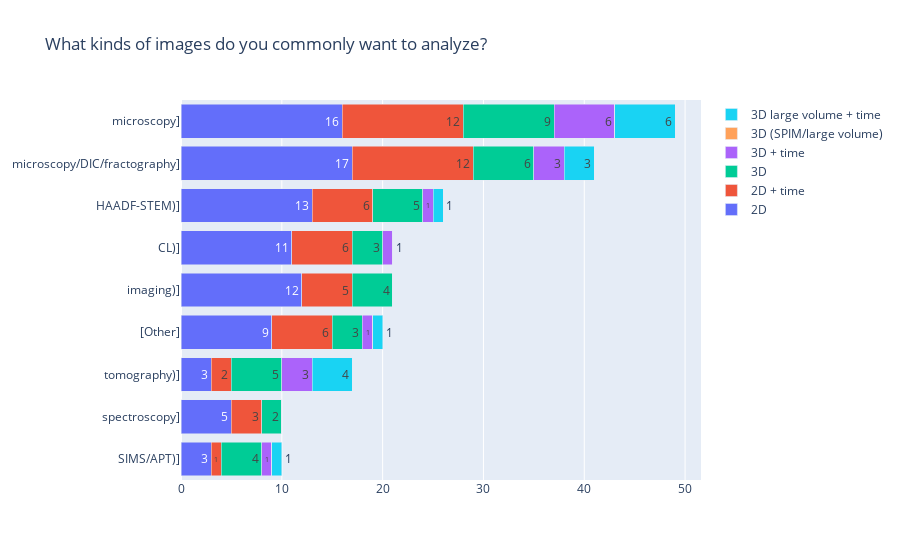

Source (notebook cell):
### Code cell
phy_sci_bar = go.Figure()

phy_sci_bar.add_trace(go.Bar(name='2D',y=combined_df['index'], x=combined_df['2D'],text =combined_df['2D'], orientation='h'))
phy_sci_bar.add_trace(go.Bar(name='2D + time',y=combined_df['index'], x=combined_df['2D + time'],text =combined_df['2D + time'], orientation='h'))
phy_sci_bar.add_trace(go.Bar(name='3D',y=combined_df['index'], x=combined_df['3D'],text=combined_df['3D'], orientation='h'))
phy_sci_bar.add_trace(go.Bar(name='3D + time',y=combined_df['index'], x=combined_df['3D + time'],text =combined_df['3D + time'], orientation='h'))
phy_sci_bar.add_trace(go.Bar(name='3D (SPIM/large volume)',y=combined_df['index'],text =combined_df['index'], x=combined_df['3D (SPIM/large volume)'],orientation='h'))
phy_sci_bar.add_trace(go.Bar(name='3D large volume + time',y=combined_df['index'], x=combined_df['3D large volume + time'],text =combined_df['3D large volume + time'], orientation='h'))

phy_sci_bar.update_layout(barmode='stack', title ='What kinds of images do you commonly want to analyze?')
phy_sci_bar.update_yaxes(categoryorder='total ascending')

### Figure 1 — Plotly figure (JSON) as saved in the notebook; plotly's stock layout.template omitted (floating-point values rounded to 4 significant figures)
{"data": [{"name": "2D", "orientation": "h", "text": [17, 12, 13, 11, 3, 3, 5, 16, 9], "type": "bar", "x": [17, 12, 13, 11, 3, 3, 5, 16, 9], "y": ["microscopy/DIC/fractography]", "imaging)]", "HAADF-STEM)]", "CL)]", "SIMS/APT)]", "tomography)]", "spectroscopy]", "microscopy]", "[Other]"]}, {"name": "2D + time", "orientation": "h", "text": [12, 5, 6, 6, 1, 2, 3, 12, 6], "type": "bar", "x": [12, 5, 6, 6, 1, 2, 3, 12, 6], "y": ["microscopy/DIC/fractography]", "imaging)]", "HAADF-STEM)]", "CL)]", "SIMS/APT)]", "tomography)]", "spectroscopy]", "microscopy]", "[Other]"]}, {"name": "3D", "orientation": "h", "text": [6, 4, 5, 3, 4, 5, 2, 9, 3], "type": "bar", "x": [6, 4, 5, 3, 4, 5, 2, 9, 3], "y": ["microscopy/DIC/fractography]", "imaging)]", "HAADF-STEM)]", "CL)]", "SIMS/APT)]", "tomography)]", "spectroscopy]", "microscopy]", "[Other]"]}, {"name": "3D + time", "orientation": "h", "text": [3, 0, 1, 1, 1, 3, 0, 6, 1], "type": "bar", "x": [3, 0, 1, 1, 1, 3, 0, 6, 1], "y": ["microscopy/DIC/fractography]", "imaging)]", "HAADF-STEM)]", "CL)]", "SIMS/APT)]", "tomography)]", "spectroscopy]", "microscopy]", "[Other]"]}, {"name": "3D (SPIM/large volume)", "orientation": "h", "text": ["microscopy/DIC/fractography]", "imaging)]", "HAADF-STEM)]", "CL)]", "SIMS/APT)]", "tomography)]", "spectroscopy]", "microscopy]", "[Other]"], "type": "bar", "x": [0, 0, 0, 0, 0, 0, 0, 0, 0], "y": ["microscopy/DIC/fractography]", "imaging)]", "HAADF-STEM)]", "CL)]", "SIMS/APT)]", "tomography)]", "spectroscopy]", "microscopy]", "[Other]"]}, {"name": "3D large volume + time", "orientation": "h", "text": [3, 0, 1, 0, 1, 4, 0, 6, 1], "type": "bar", "x": [3, 0, 1, 0, 1, 4, 0, 6, 1], "y": ["microscopy/DIC/fractography]", "imaging)]", "HAADF-STEM)]", "CL)]", "SIMS/APT)]", "tomography)]", "spectroscopy]", "microscopy]", "[Other]"]}], "layout": {"barmode": "stack", "title": {"text": "What kinds of images do you commonly want to analyze?"}, "yaxis": {"categoryorder": "total ascending"}}}
